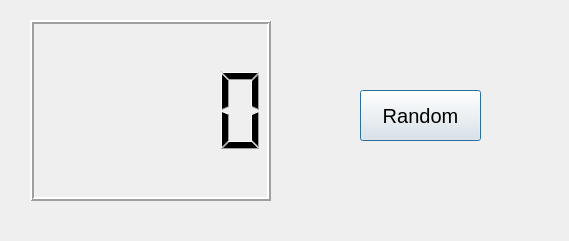
<?xml version="1.0" encoding="UTF-8"?>
<ui version="4.0">
 <class>Dialog</class>
 <widget class="QDialog" name="Dialog">
  <property name="geometry">
   <rect>
    <x>0</x>
    <y>0</y>
    <width>569</width>
    <height>241</height>
   </rect>
  </property>
  <property name="windowTitle">
   <string>Dialog</string>
  </property>
  <widget class="QLCDNumber" name="lcdNumber">
   <property name="geometry">
    <rect>
     <x>30</x>
     <y>20</y>
     <width>241</width>
     <height>181</height>
    </rect>
   </property>
   <property name="frameShape">
    <enum>QFrame::Box</enum>
   </property>
   <property name="lineWidth">
    <number>2</number>
   </property>
  </widget>
  <widget class="QPushButton" name="pushButton">
   <property name="geometry">
    <rect>
     <x>360</x>
     <y>90</y>
     <width>121</width>
     <height>51</height>
    </rect>
   </property>
   <property name="font">
    <font>
     <pointsize>15</pointsize>
    </font>
   </property>
   <property name="text">
    <string>Random</string>
   </property>
  </widget>
 </widget>
 <resources/>
 <connections/>
</ui>
